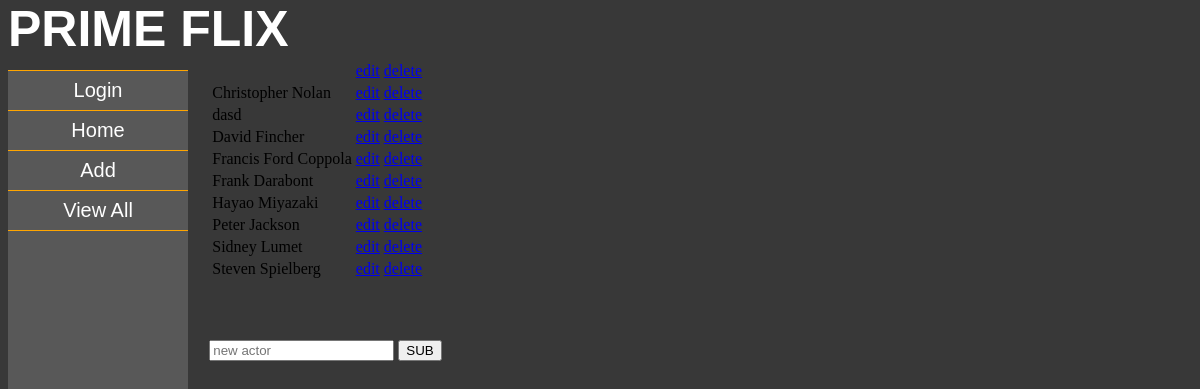
/viewdirector.php, run on the app's committed database.
### tables this page shows
CREATE TABLE `directors` (
  `did` int(11) NOT NULL,
  `directorName` varchar(99) NOT NULL
);

### viewdirector.php (the view, shortened to what this page needs)
<?php
	include_once("nav.php");
	$conn = new mysqli("localhost","root","","anotherone");
	$result=$conn->query("SELECT * FROM directors");
	echo "<table style=\"margin: 5% 17%\">";
	while($row=$result->fetch_assoc()){
		echo "<tr><td>".$row['directorName']."</td><td><a href = \"editdirector.php?id=$row[aid]\">edit</a></td><td><a href = \"deletedirector.php?id=$row[aid]\">delete</a></td></tr>";
	}
	echo "</table>";
?>
<form method="post" style="margin-left: 17%">
<input type = "text" placeholder="new actor" name="newdirector">
<button type="submit">SUB</button>
</form>

### data on the page
directors: directorName "Christopher Nolan"
directors: directorName "dasd"
directors: directorName "David Fincher"
directors: directorName "Francis Ford Coppola"
directors: directorName "Frank Darabont"
directors: directorName "Hayao Miyazaki"
directors: directorName "Peter Jackson"
directors: directorName "Sidney Lumet"
directors: directorName "Steven Spielberg"
